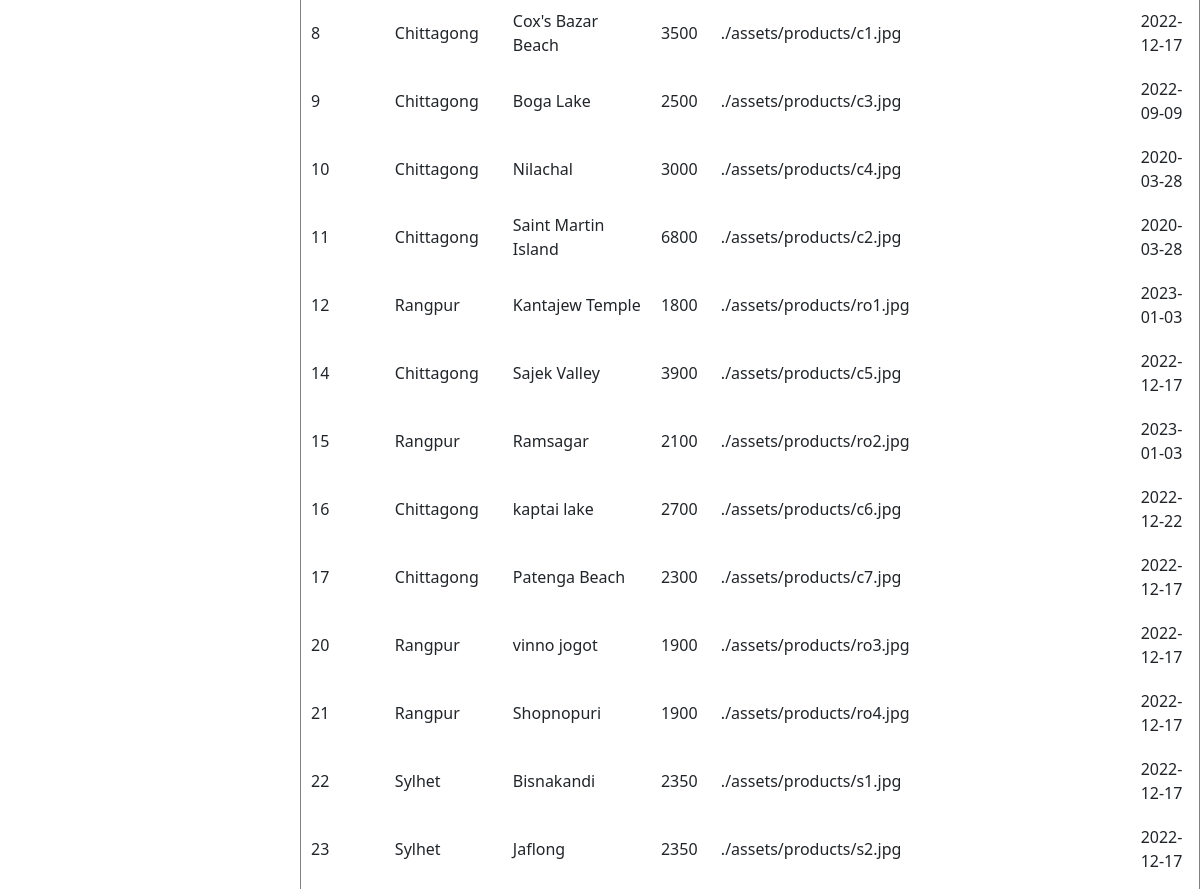
/adminhome.php (middle part), run on an earlier commit of the app's database.
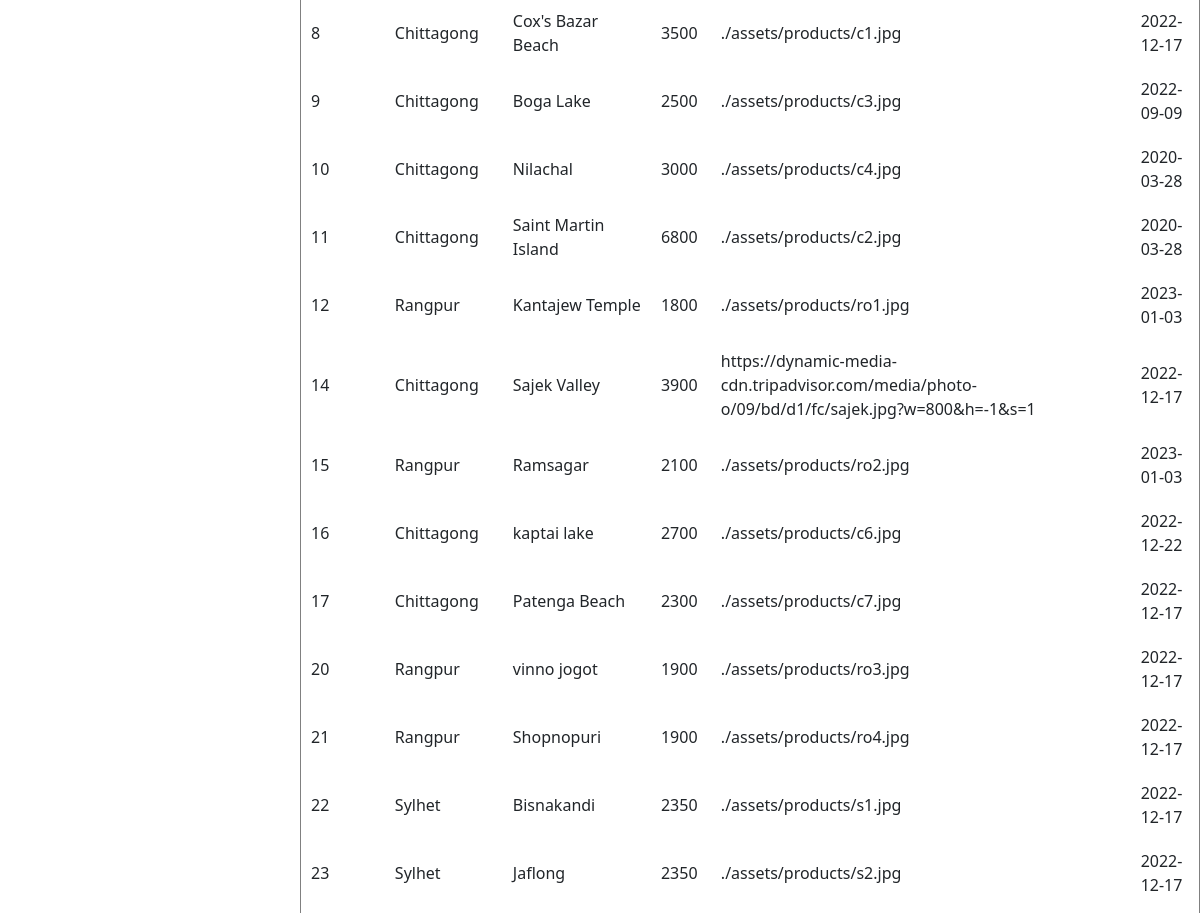
And on a later commit of the database.
### tables this page shows
CREATE TABLE `product` (
  `item_id` int(11) NOT NULL,
  `item_brand` varchar(200) NOT NULL,
  `item_name` varchar(255) NOT NULL,
  `item_price` text NOT NULL,
  `item_image` varchar(255) NOT NULL,
  `item_register` date DEFAULT NULL
);

### adminhome.php (the view, shortened to what this page needs)
<?php
include("Template/_admin.php");
?>
<link rel="stylesheet" href="style.css">
<div>
  <table border="1" cellspacing="1" cellpadding="10">
<?php
    $conn = mysqli_connect("localhost", "root", "", "travel");
$sql = "SELECT item_id, item_brand, item_name, item_price, item_image, item_register FROM product";
$result = $conn->query($sql);
if ($result->num_rows > 0) {
while($row = $result->fetch_assoc()) {
echo "<tr><td>" . $row["item_id"]. "</td><td>" . $row["item_brand"] . "</td><td>"
. $row["item_name"]."</td><td>". $row["item_price"]. "</td><td>". $row["item_image"]."</td><td>"
. $row["item_register"].  "</td></tr>";
}
echo "</table>";
} else { echo "0 results"; }
?>
</div>

What changed in the data, as far as the page shows it:
changed product "Sajek Valley": item_image "./assets/products/c5.jpg" → "https://dynamic-media-cdn.tripadvisor.com/media/photo-o/09/bd/d1/fc/sajek.jpg?w=800&h=-1&s=1"
